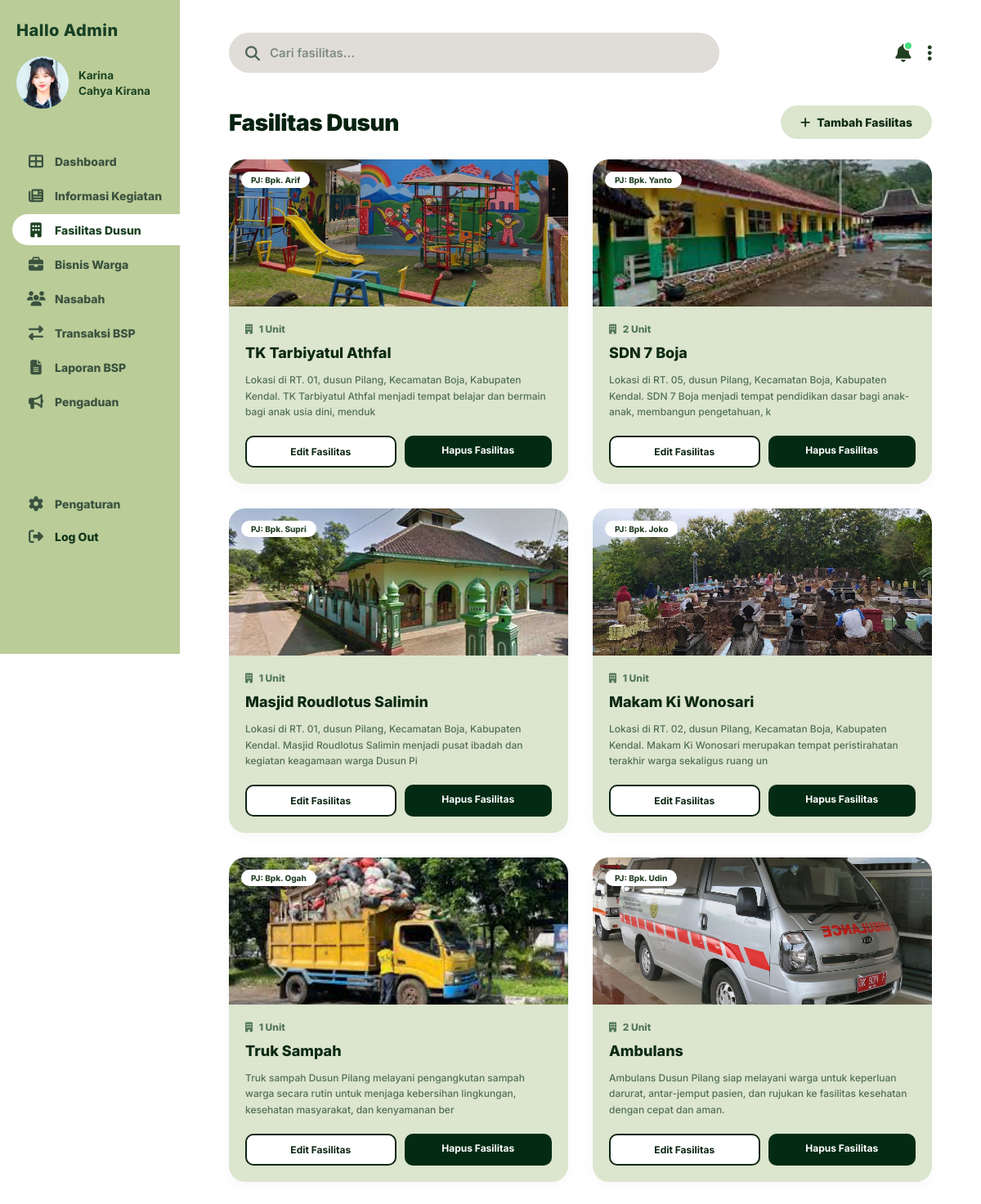
Screenshot of /admin/fasilitas.php (signed in) with the database file from the repository.
### tables this page shows
CREATE TABLE `t_fasilitas_dusun` (
  `id_fasilitas` int NOT NULL,
  `nama_fasilitas` varchar(200) DEFAULT NULL,
  `unit` int DEFAULT NULL,
  `penanggung_jawab` varchar(100) DEFAULT NULL,
  `foto` varchar(225) DEFAULT NULL,
  `keterangan` text,
  `created_at` timestamp NULL DEFAULT CURRENT_TIMESTAMP
);

### admin/fasilitas.php (the view, shortened to what this page needs)
<?php
require_once '../config.php';
$action = isset($_GET['action']) ? $_GET['action'] : 'list';
?>
<!DOCTYPE html>
<html lang="id">
<head>
    <link rel="stylesheet" href="https://cdnjs.cloudflare.com/ajax/libs/font-awesome/6.4.0/css/all.min.css">
</head>
<body>
    <div class="sidebar">
        <div class="sidebar-header">
            <h2>Hallo Admin</h2>
            <div class="profile">
                <img src="../assets/<?php echo $_SESSION['admin_foto'] ?? 'placeholder.jpg'; ?>" alt="Profile">
                <div class="profile-info">
                    <span class="name" style="font-weight: bold;"><?php
                        $name_parts = explode(' ', $_SESSION['admin_name'] ?? 'Admin User');
                        echo htmlspecialchars($name_parts[0]);
                    ?></span>
                    <span class="role" style="font-weight: bold;"><?php
                        echo htmlspecialchars(implode(' ', array_slice($name_parts, 1)));
                    ?></span>
                </div>
            </div>
        </div>
        <ul class="menu">
            <li><a href="index.php"><i class="fas fa-th-large"></i> Dashboard</a></li>
            <li><a href="index.php?action=list"><i class="fas fa-newspaper"></i> Informasi Kegiatan</a></li>
            <li><a href="fasilitas.php" class="active"><i class="fas fa-building"></i> Fasilitas Dusun</a></li>
            <li><a href="bisnis.php"><i class="fas fa-briefcase"></i> Bisnis Warga</a></li>
            <li><a href="nasabah.php"><i class="fas fa-users"></i> Nasabah</a></li>
            <li><a href="transaksi.php"><i class="fas fa-exchange-alt"></i> Transaksi BSP</a></li>
            <li><a href="laporan.php"><i class="fas fa-file-alt"></i> Laporan BSP</a></li>
            <li><a href="pengaduan.php"><i class="fas fa-bullhorn"></i> Pengaduan</a></li>
        </ul>
        <ul class="sidebar-footer-menu menu">
            <li><a href="pengaturan.php"><i class="fas fa-cog"></i> Pengaturan</a></li>
            <li><a href="#" onclick="showLogoutModalFinal()"><i class="fas fa-sign-out-alt"></i> Log Out</a></li>
        </ul>
    </div>
    <div class="main-content">
        <div class="topbar">
            <div class="search-container">
                <i class="fas fa-search"></i>
                <input type="text" class="search-bar" placeholder="Cari fasilitas...">
            </div>
            <div class="top-icons">
                <div class="bell-wrap">
                    <i class="fas fa-bell"></i>
                    <div class="bell-dot"></div>
                </div>
                <i class="fas fa-ellipsis-v"></i>
            </div>
        </div>
        <?php if ($action == 'list'): ?>
        <div class="section-box">
            <div class="section-header">
                <h1 class="page-title">Fasilitas Dusun</h1>
                <a href="?action=tambah" class="btn-add" style="text-decoration:none;"><i class="fas fa-plus"></i> Tambah Fasilitas</a>
            </div>
            <div class="cards-row">
                <?php
                $q = mysqli_query($conn, "SELECT * FROM t_fasilitas_dusun ORDER BY created_at DESC");
                if($q && mysqli_num_rows($q) > 0) {
                    while($f = mysqli_fetch_array($q)) {
                        $unit_text = $f['unit'] ? $f['unit'] . ' Unit' : '-';
                        echo '<div class="info-card">';
                        echo '  <div class="card-img">';
                        if($f['penanggung_jawab']) {
                            echo '      <span class="card-badge-left">PJ: '.htmlspecialchars($f['penanggung_jawab']).'</span>';
                        }
                        echo '      <img src="../assets/'.($f['foto']?$f['foto']:'placeholder.jpg').'" alt="Foto" onerror="this.src=\'https://images.unsplash.com/photo-1542601906990-b4d3fb778b09?ixlib=rb-1.2.1&auto=format&fit=crop&w=800&q=80\'">';
                        echo '  </div>';
                        echo '  <div class="card-body">';
                        echo '      <div class="card-meta">';
                        echo '          <span class="meta-unit"><i class="fas fa-building" style="margin-right:5px;"></i> '.$unit_text.'</span>';
                        echo '      </div>';
                        echo '      <h3>'.htmlspecialchars($f['nama_fasilitas']).'</h3>';
                        echo '      <p>'.htmlspecialchars(substr($f['keterangan'] ?: 'Tidak ada keterangan.', 0, 150)).'</p>';
                        echo '      <div class="card-actions">';
                        echo '          <a href="?action=edit&id='.$f['id_fasilitas'].'" class="btn-card btn-edit" style="text-decoration:none;">Edit Fasilitas</a>';
                        echo '          <a href="proses_fasilitas.php?act=del&id='.$f['id_fasilitas'].'" class="btn-card btn-delete" style="text-decoration:none;" onclick="return confirm(\'Hapus fasilitas ini?\')">Hapus Fasilitas</a>';
                        echo '      </div>';
                        echo '  </div>';
                        echo '</div>';
                    }
                } else {
                    echo '<div class="empty-state" style="grid-column: 1/-1;"><i class="fas fa-building"></i><p>Belum ada data fasilitas.</p></div>';
                }
                ?>
            </div>
        </div>
        <?php endif; ?>
    </div>
</body>
</html>

### rows the page displays
t_fasilitas_dusun: penanggung_jawab "Bpk. Arif", foto (picture), unit "1 Unit", nama_fasilitas "TK Tarbiyatul Athfal", keterangan "Lokasi di RT. 01, dusun Pilang, Kecamatan Boja, Kabupaten Kendal. TK Tarbiyatul Athfal menjadi tempat belajar dan bermain bagi anak usia dini, menduk"
t_fasilitas_dusun: penanggung_jawab "Bpk. Yanto", foto (picture), unit "2 Unit", nama_fasilitas "SDN 7 Boja", keterangan "Lokasi di RT. 05, dusun Pilang, Kecamatan Boja, Kabupaten Kendal. SDN 7 Boja menjadi tempat pendidikan dasar bagi anak-anak, membangun pengetahuan, k"
t_fasilitas_dusun: penanggung_jawab "Bpk. Supri", foto (picture), unit "1 Unit", nama_fasilitas "Masjid Roudlotus Salimin", keterangan "Lokasi di RT. 01, dusun Pilang, Kecamatan Boja, Kabupaten Kendal. Masjid Roudlotus Salimin menjadi pusat ibadah dan kegiatan keagamaan warga Dusun Pi"
t_fasilitas_dusun: penanggung_jawab "Bpk. Joko", foto (picture), unit "1 Unit", nama_fasilitas "Makam Ki Wonosari", keterangan "Lokasi di RT. 02, dusun Pilang, Kecamatan Boja, Kabupaten Kendal. Makam Ki Wonosari merupakan tempat peristirahatan terakhir warga sekaligus ruang un"
t_fasilitas_dusun: penanggung_jawab "Bpk. Ogah", foto (picture), unit "1 Unit", nama_fasilitas "Truk Sampah", keterangan "Truk sampah Dusun Pilang melayani pengangkutan sampah warga secara rutin untuk menjaga kebersihan lingkungan, kesehatan masyarakat, dan kenyamanan ber"
t_fasilitas_dusun: penanggung_jawab "Bpk. Udin", foto (picture), unit "2 Unit", nama_fasilitas "Ambulans", keterangan "Ambulans Dusun Pilang siap melayani warga untuk keperluan darurat, antar-jemput pasien, dan rujukan ke fasilitas kesehatan dengan cepat dan aman."

### other values shown
$name_parts[0] "Karina"
implode(' ', array_slice($name_parts, 1)) "Cahya Kirana"
